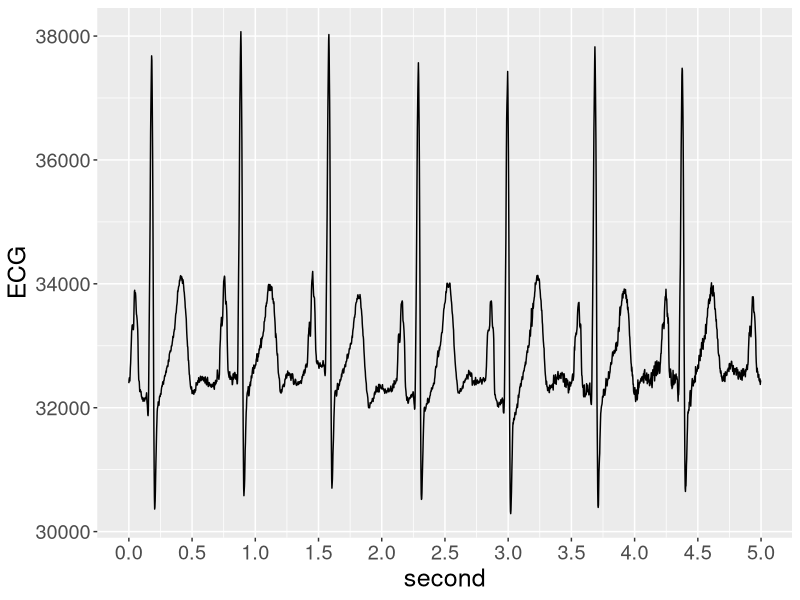
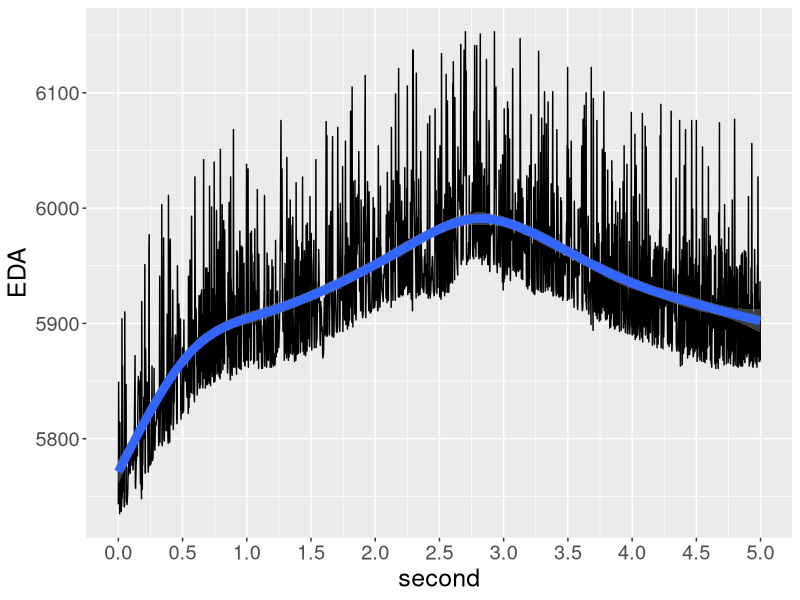
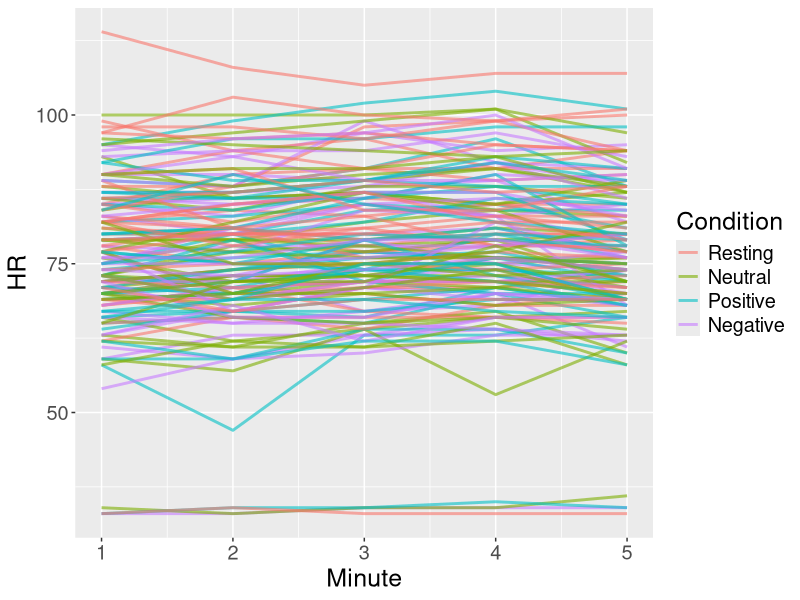
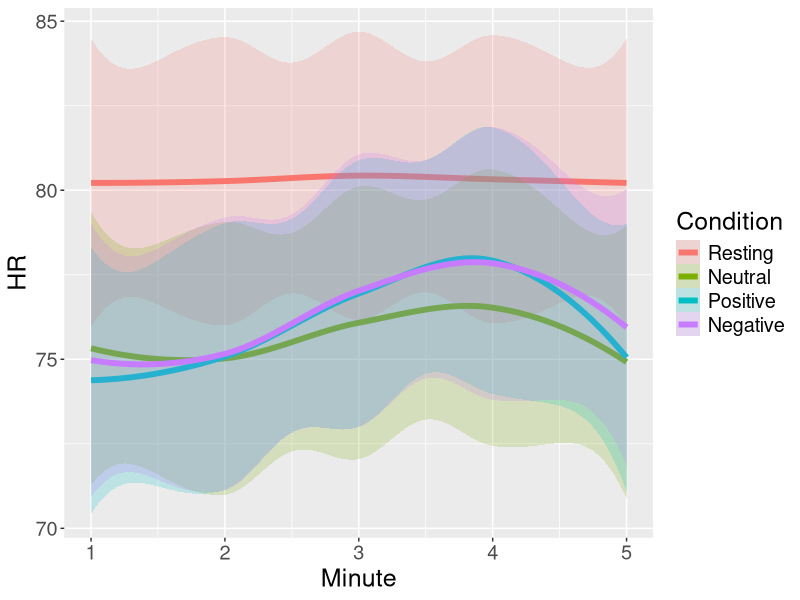

The R script that drew these images, in order: (Note: this script raises an error after producing the figures.)
## ---- chunk 1
rm(list=ls())
library(glmmTMB)
library(effects)
phy = read.csv("Data/PhysiologicalDataProcessed.csv")
phy_raw_sample = read.csv("Data/PhysiologicalRawData_sample.csv")

phy$Condition = factor(phy$Condition, levels=c("Resting","Neutral","Positive","Negative"))
## ---- chunk 2
head(phy_raw_sample)
## ---- chunk 3
#| code-fold: true
library(ggplot2)

ggplot(phy_raw_sample[1:2500,],aes(x=second,y=ECG))+
  geom_line()+
  scale_x_continuous(breaks=seq(0,100,.5))+
  theme(text=element_text(size=18))
## ---- chunk 4
#| code-fold: true
ggplot(phy_raw_sample[1:2500,],aes(x=second,y=EDA))+
  geom_line()+
  scale_x_continuous(breaks=seq(0,100,.5))+
  geom_smooth(linewidth=3)+
  theme(text=element_text(size=18))
## ---- chunk 5
phy[1:10,]
## ---- chunk 6
ggplot(phy,aes(x=Minute,y=HR,color=Condition))+
  geom_line(aes(x=Minute,y=HR,group=paste0(ID,Condition)),alpha=.6,linewidth=1)+
  theme(text=element_text(size=18))
## ---- chunk 7
ggplot(phy,aes(x=Minute,y=HR,color=Condition,fill=Condition))+
  geom_smooth(alpha=.2,linewidth=2)+
  theme(text=element_text(size=18))
## ---- chunk 8
fit_hr_Multiplicative = glmmTMB(
  HR ~ Minute * Condition + (1|ID),
  dispformula = ~ Condition,
  data = phy
)
fit_hr_Additive = glmmTMB(
  HR ~ Minute + Condition + (1|ID),
  dispformula = ~ Condition,
  data = phy
) 

anova(fit_hr_Multiplicative, fit_hr_Additive)
## ---- chunk 9
# see summary of model coefficients
summary(fit_hr_Additive)

# plot predicted effects
plot(allEffects(fit_hr_Additive))
## ---- chunk 10
ggplot(phy,aes(x=Minute,y=SCR,color=Condition))+
  geom_line(aes(x=Minute,y=SCR,group=paste0(ID,Condition)),alpha=.6,linewidth=1)+
  theme(text=element_text(size=18))
## ---- chunk 11
phy$SCR[phy$SCR>600] = NA
ggplot(phy,aes(x=Minute,y=SCR,color=Condition))+
  geom_line(aes(x=Minute,y=SCR,group=paste0(ID,Condition)),alpha=.6,linewidth=1)+
  theme(text=element_text(size=18))
## ---- chunk 12
ggplot(phy,aes(x=Minute,y=SCR,color=Condition,fill=Condition))+
  geom_smooth(alpha=.2,linewidth=2)+
  theme(text=element_text(size=18))
## ---- chunk 13
fit_scr_Multiplicative = glmmTMB(
  SCR ~ Minute * Condition + (1|ID),
  dispformula = ~ Condition,
  family = gaussian(link="log"),
  data = phy
)
fit_scr_Additive = glmmTMB(
  SCR ~ Minute + Condition + (1|ID),
  dispformula = ~ Condition,
  family = gaussian(link="log"),
  data = phy
) 

anova(fit_scr_Multiplicative, fit_scr_Additive)
## ---- chunk 14
# see summary of model coefficients
summary(fit_scr_Additive)

# plot predicted effects
plot(allEffects(fit_scr_Additive))
